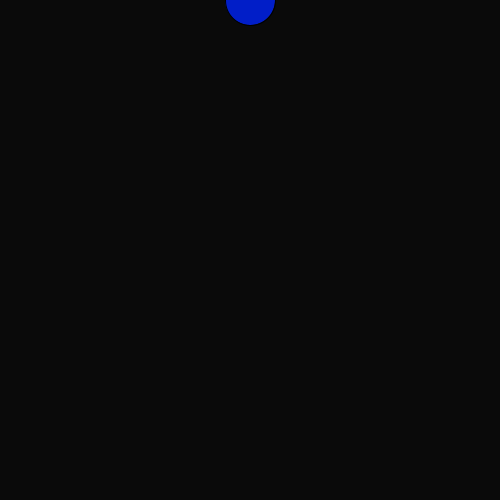
Frame 1 (no input)
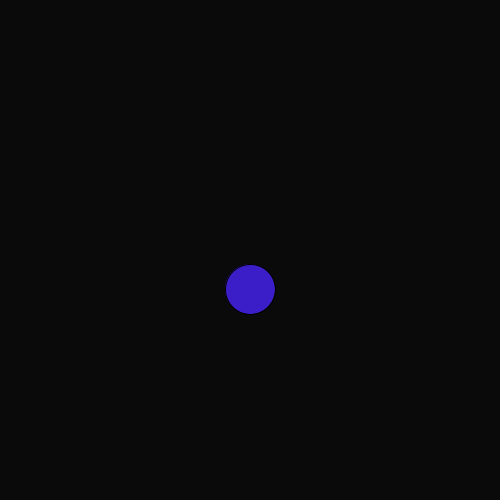
Frame 60 (the mouse pressed at the canvas centre just before this capture)
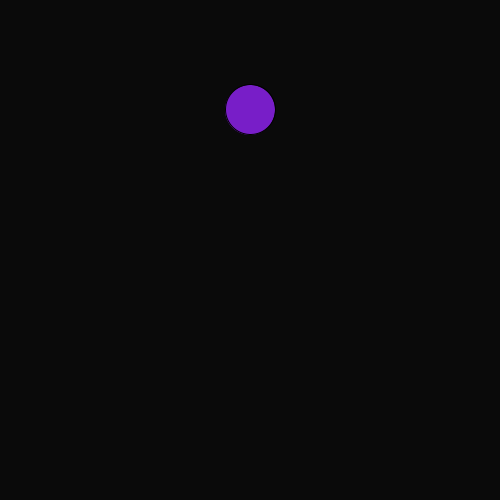
Frame 120 (the mouse held since frame 60 and released just before this capture)

The Processing sketch that drew these frames (run headless with seeded random() and noise(); from frame 60 on, the mouse is pressed at the canvas centre):

// Processing sketch: Question_1
// ── Question_1.pde
//Final Variables or Constants//
final int my_frame_rate = 60;
// 9.8 meter's per second per second is the acceleration, 
// but I will apply this every frame, so I divide by my_frame_rate
final float gravity = 9.8/my_frame_rate; 

//Variables//
float x;
float y;
float speed;
int red = 0;
float circle_diameter = 50;
color circle_color = color(red,30,200);
float displacement;

boolean first_time = true;

void setup()
{
  size(500,500);
  displacement = height;
  ellipseMode(CENTER);
  frameRate(my_frame_rate);
  x = width/2;
  y = 0;
  
}

void draw()
{
   y += speed;
   speed += gravity;
   red ++;
   circle_color = color(red,30,200);
   
  if (y>height)
  {
   // puts the ball back at height of screen to avoid 
   // problems with being too far over the height of the screen
    y = height; //<>//
    
    // If we want the ball to bounce to half the height as before
    // we say that with this line below
    if (first_time){
     first_time = false;
    } else {
      displacement = (displacement/2);
    }
    // Using a basic kinematics equation,
    // I can determine the new speed that I would have to set
    // in order to make the ball bounce to half the previous height
    speed = sqrt(2*gravity*displacement) *-1;
  }
  
  fill(circle_color);
  background(10);
  ellipse(x,y,circle_diameter,circle_diameter);
}
